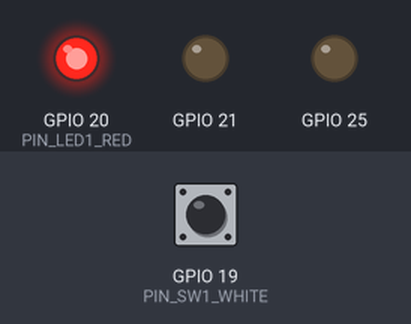
Recording of a program running on a simulated Raspberry Pi (BCM pin numbers). Shown: output pins drawn as LEDs (lit = HIGH). Inputs (shaded band) come from the test bench; at power-on: GPIO 19 (PIN_SW1_WHITE) LOW. What the program prints to the terminal is not drawn.

Above: at 1.2 s.
1.3 s: GPIO 19 (PIN_SW1_WHITE) pulled HIGH for 0.15 s
At 1.37 s:
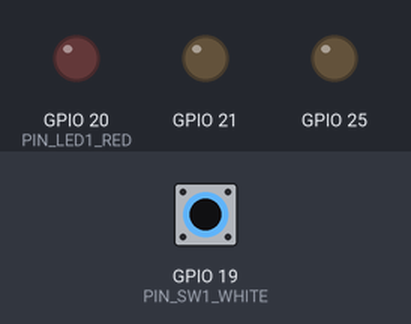
2.9 s: GPIO 19 (PIN_SW1_WHITE) pulled HIGH for 3.2 s
At 6.9 s:
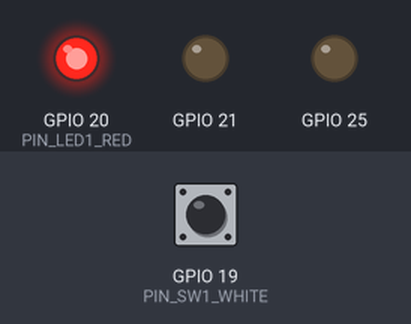
Timing chart, 0 to 8.4 s (numbered marks = the images above; inputs shaded):
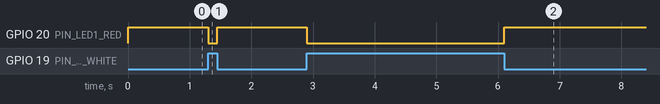

Measured:
- after the input at 1.3 s, GPIO 20 (PIN_LED1_RED): HIGH → LOW at once, → HIGH 0.15 s later
- after the input at 2.9 s, GPIO 20 (PIN_LED1_RED): HIGH → LOW at once, → HIGH 3.2 s later

The program:

a3.py
```python
#!/usr/bin/env python3
# -*- coding:utf-8 -*-

import wiringpi as wp
import time

PIN_SW1_WHITE = 19
PIN_SW2_BLACK = 16
PIN_LED1_RED = 20
PIN_LED2_YELLOW = 21
PIN_BUZZER = 25

if __name__ == '__main__':
    wp.wiringPiSetupGpio()
    wp.pinMode(20,1)
    wp.pinMode(21,1)
    wp.pinMode(25,1)
    while True:
        sw1 = wp.digitalRead(PIN_SW1_WHITE)
        wp.digitalWrite(PIN_LED1_RED, ~sw1 & 1)
        print(sw1, end='')
```
